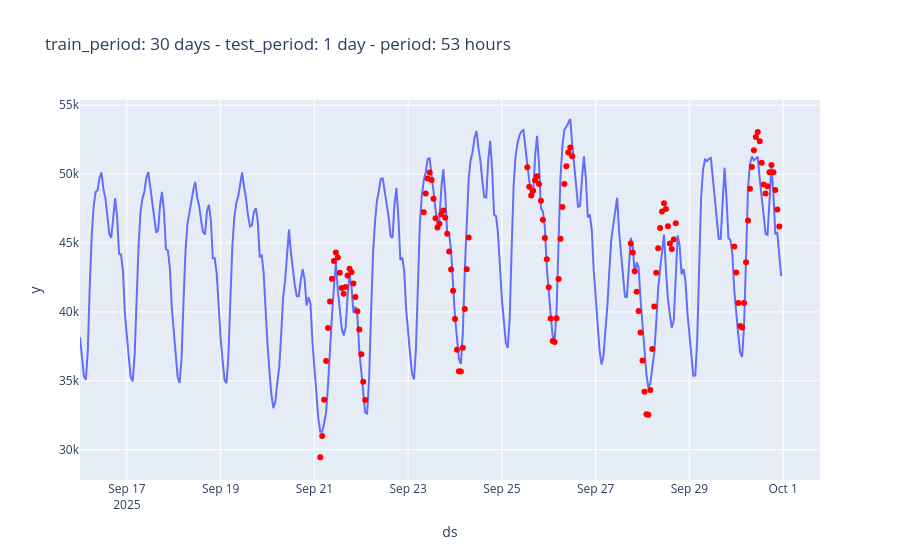

Source (notebook cell):
### Code cell
chart_predictions(dataset, results, title, "15 days")
